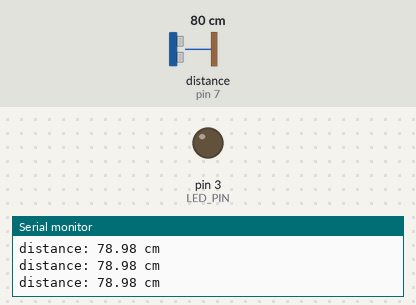
Recording of a sketch running on a simulated Arduino Uno, built with avr-gcc and run on an emulated ATmega328P. Parts: output pins drawn as LEDs (lit = HIGH), the last lines printed to the serial monitor. Wiring (inferred from the names in the program): ultrasonic range finder: trigger pin 6; echo pin 7. The test bench sets the inputs (shaded band); at power-on: distance to the obstacle (sensor on pin 7) 80 cm. The echo pulse lasts 58.3 µs per cm; pins used as bus, display or sensor lines are not drawn.

Above: at 1.3 s.
1.4 s: distance to the obstacle (sensor on pin 7) set to 54 cm
2.9 s: distance to the obstacle (sensor on pin 7) set to 46 cm
At 3.3 s:
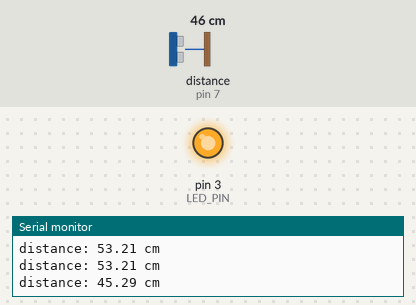
4.5 s: distance to the obstacle (sensor on pin 7) set to 120 cm
At 5.0 s:
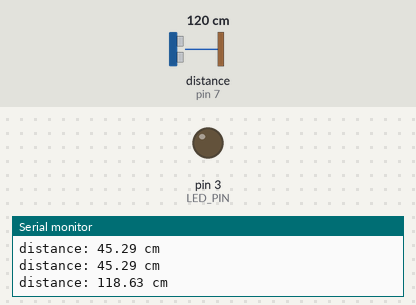
6.0 s: distance to the obstacle (sensor on pin 7) set to 47 cm
At 6.9 s:
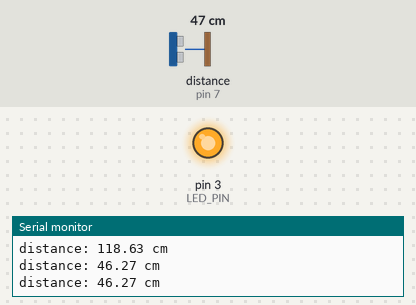
Timing chart, 0 to 8.5 s (numbered marks = the images above; inputs shaded):
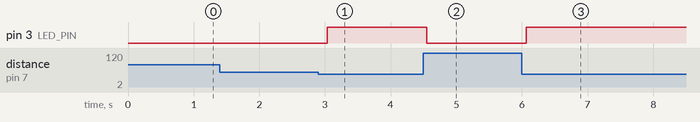

The sketch:

Ultrasonic_Sensor_Triggers_LED_Code.ino
```cpp
// constants won't change
const int TRIG_PIN = 6; // Arduino pin connected to Ultrasonic Sensor's TRIG pin
const int ECHO_PIN = 7; // Arduino pin connected to Ultrasonic Sensor's ECHO pin
const int LED_PIN  = 3; // Arduino pin connected to LED's pin
const int DISTANCE_THRESHOLD = 50; // centimeters

// variables will change:
float duration_us, distance_cm;

void setup() {
  Serial.begin (9600);       // initialize serial port
  pinMode(TRIG_PIN, OUTPUT); // set arduino pin to output mode
  pinMode(ECHO_PIN, INPUT);  // set arduino pin to input mode
  pinMode(LED_PIN, OUTPUT);  // set arduino pin to output mode
}

void loop() {
  // generate 10-microsecond pulse to TRIG pin
  digitalWrite(TRIG_PIN, HIGH);
  delayMicroseconds(10);
  digitalWrite(TRIG_PIN, LOW);

  // measure duration of pulse from ECHO pin
  duration_us = pulseIn(ECHO_PIN, HIGH);
  // calculate the distance
  distance_cm = 0.017 * duration_us;

  if(distance_cm < DISTANCE_THRESHOLD)
    digitalWrite(LED_PIN, HIGH); // turn on LED
  else
    digitalWrite(LED_PIN, LOW);  // turn off LED

  // print the value to Serial Monitor
  Serial.print("distance: ");
  Serial.print(distance_cm);
  Serial.println(" cm");

  delay(500);
} 
```

Measured:
- the behaviour switches between 51 and 50 cm on distance to the obstacle (sensor on pin 7) (found by bisection; images 0 and 1)
- after the input at 2.9 s, pin 3 (LED_PIN): LOW → HIGH after 0.13 s
- after the input at 4.5 s, pin 3 (LED_PIN): HIGH → LOW after 0.05 s
- after the input at 6.0 s, pin 3 (LED_PIN): LOW → HIGH after 0.07 s
